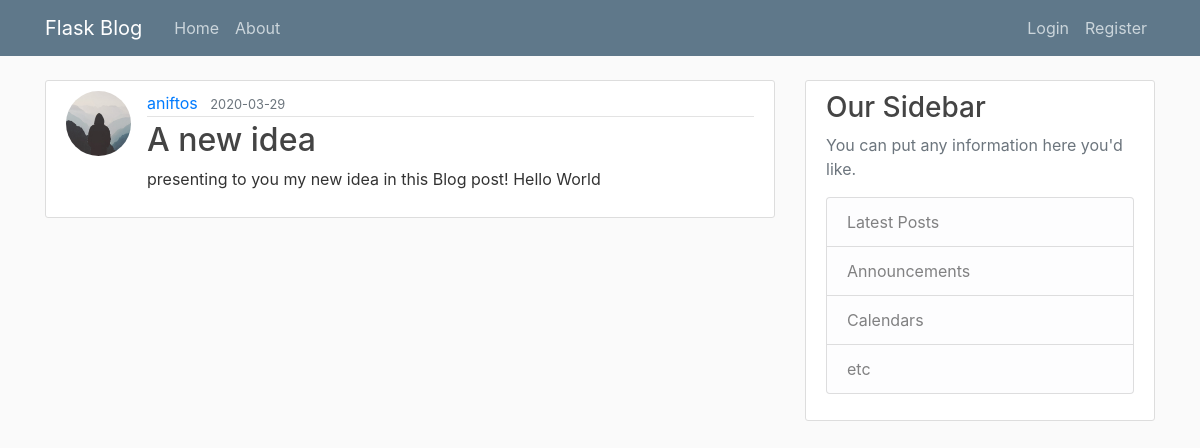
Screenshot of /post/3 with the database file from the repository.
### flaskblog/models.py (models this page shows, shortened)
class User(db.Model, UserMixin): #Each class is an individual table on the database with the name of "user" (lowercase)
    id = db.Column(db.Integer, primary_key = True) #primary key means a unique id for a user
    username = db.Column(db.String(20), unique = True, nullable = False) #unique means again same us above, cant be empty
    email = db.Column(db.String(120), unique = True, nullable = False)
    image_file = db.Column(db.String(20), nullable = False, default = 'default.jpg') #no unique = True because there is going to be a default picture
    password = db.Column(db.String(60), nullable = True) #generate hash of 60 characters
    posts = db.relationship('Post', backref='author', lazy = True) #defines a relationship not a column!
    '''Our post attritube has relationship to the Post model(class).
    Backref (is like creating a new column but not actuall) and uses the author attribute to get the user who created the post!
    Lazy defines when to pull all the posts data from that specific user. '''

class Post(db.Model): #Each class is an individual table on the database with the name "post" (lowercase)
    id = db.Column(db.Integer, primary_key = True) #unique post
    title = db.Column(db.String(100), nullable = False)
    date_posted = db.Column(db.DateTime, nullable = False, default = datetime.utcnow)
    content = db.Column(db.Text, nullable = False)
    user_id = db.Column(db.Integer, db.ForeignKey('user.id'), nullable=False) # specify is a foreign key.

### flaskblog/posts/routes.py (the view)
@posts.route("/post/<int:post_id>") #flask give us ability to add variable within our routes. we expecting integer
def post(post_id):
    post = Post.query.get_or_404(post_id) #ise mew method instead of get. get the post or return a page enot excists
    return render_template('post.html', title=post.title, post=post)

### flaskblog/templates/post.html (shortened to what this page needs)
{% extends 'layout.html' %}
{% block content %}
    <article class="media content-section">
        <img class="rounded-circle article-img" src="{{ url_for('static', filename='profile_pics/'+ post.author.image_file) }}">
        <div class="media-body">
            <div class="article-metadata">
                <a class="mr-2" href="{{ url_for('users.user_posts', username=post.author.username) }}">{{ post.author.username }}</a>
                <small class="text-muted">{{ post.date_posted.strftime('%Y-%m-%d') }}</small>
            </div>
            <h2 class="article-title">{{ post.title }}</h2>
            <p class="article-content">{{ post.content }}</p>
        </div>
    </article>
{% endblock content %}

### flaskblog/static/main.css (style rules this page uses)
body { background: #fafafa; color: #333333; margin-top: 5rem; }
h1, h2, h3, h4, h5, h6 { color: #444444; }
.content-section { background: #ffffff; padding: 10px 20px; border: 1px solid #dddddd; border-radius: 3px; margin-bottom: 20px; }
.article-title { color: #444444; }
.article-content { white-space: pre-line; }
.article-img { height: 65px; width: 65px; margin-right: 16px; }
.article-metadata { padding-bottom: 1px; margin-bottom: 4px; border-bottom: 1px solid #e3e3e3 }

### rows the page displays
User: image_file (placeholder picture), author.username "aniftos"
Post: date_posted "2020-03-29", title "A new idea", content "presenting to you my new idea in this Blog post! Hello World"
